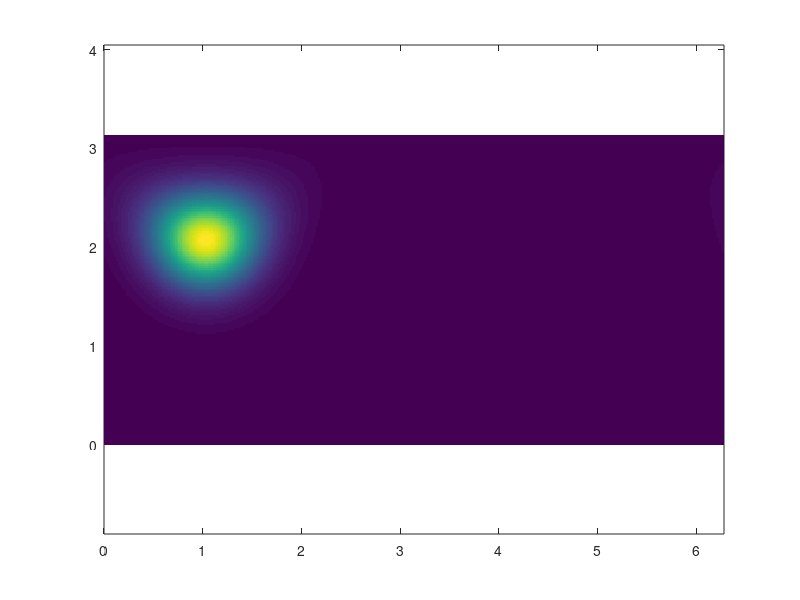
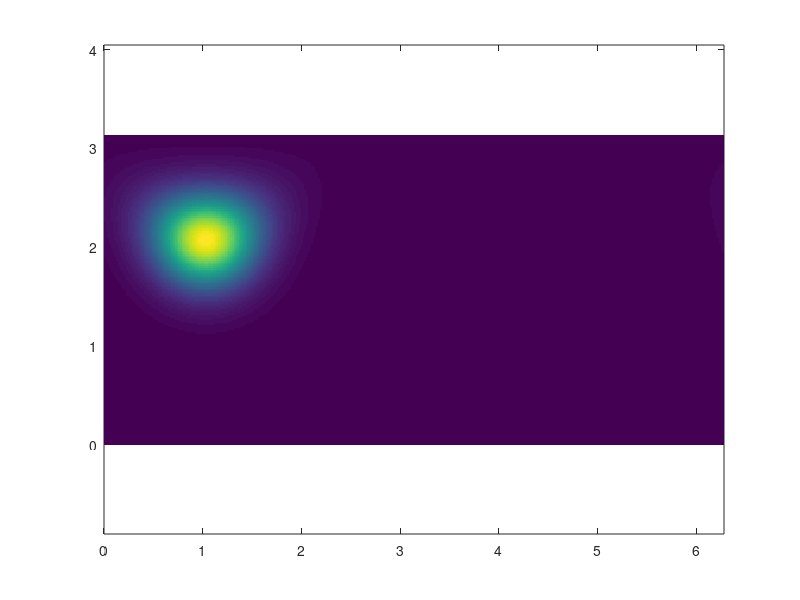

Source code (MATLAB) for these figures, in order:
function spherical_gaussian

look_azimuths = linspace(0,360,360)*pi/180;
look_elevations = linspace(0,180,180)*pi/180;
lobe_azimuth = 58.715*pi/180;
lobe_elevation = 118.305*pi/180;
lobe_vector = [sin(lobe_elevation)*cos(lobe_azimuth), sin(lobe_elevation)*sin(lobe_azimuth), cos(lobe_elevation)];
lobe_sharpness = 10;
lobe_amplitude = 2;
lobe_values = zeros(length(look_elevations), length(look_azimuths));

for elev_idx = 1:length(look_elevations)
    for azim_idx = 1:length(look_azimuths)
        look_vector = [sin(look_elevations(elev_idx))*cos(look_azimuths(azim_idx)), sin(look_elevations(elev_idx))*sin(look_azimuths(azim_idx)), cos(look_elevations(elev_idx))];
        lobe_values(elev_idx, azim_idx) = lobe_amplitude*exp(lobe_sharpness*(lobe_vector*look_vector' - 1));
    end
end

min_lobe = min(lobe_values(:));
max_lobe = max(lobe_values(:));
lobe_values = (lobe_values-min_lobe)/(max_lobe-min_lobe);
% lobe_values = lobe_values*(lobe_amplitude-1) + 1;

% x_space = zeros(length(look_elevations), length(look_azimuths));
% y_space = zeros(length(look_elevations), length(look_azimuths));
% z_space = zeros(length(look_elevations), length(look_azimuths));
% for elev_idx = 1:length(look_elevations);
%     for azim_idx = 1:length(look_azimuths);
%         x_space(elev_idx, azim_idx) = sin(look_elevations(elev_idx))*cos(look_azimuths(azim_idx));
%         y_space(elev_idx, azim_idx) = sin(look_elevations(elev_idx))*sin(look_azimuths(azim_idx));
%         z_space(elev_idx, azim_idx) = cos(look_elevations(elev_idx));
%     end
% end
% 
% h2 = surf(x_space,y_space,z_space,lobe_values);
% set(h2,'EdgeColor', 'none');
% axis equal;
% view(135,30)

figure;
h = pcolor(look_azimuths, look_elevations, lobe_values);
set(h,'EdgeColor', 'none');
axis equal;

lobe_values_x = zeros(length(look_elevations), length(look_azimuths));
lobe_values_y = zeros(length(look_elevations), length(look_azimuths));
lobe_values_z = zeros(length(look_elevations), length(look_azimuths));
for elev_idx = 1:length(look_elevations)
    for azim_idx = 1:length(look_azimuths)
        lobe_values_x(elev_idx, azim_idx) = sin(look_elevations(elev_idx))*cos(look_azimuths(azim_idx));
        lobe_values_y(elev_idx, azim_idx) = sin(look_elevations(elev_idx))*sin(look_azimuths(azim_idx));
        lobe_values_z(elev_idx, azim_idx) = cos(look_elevations(elev_idx));
    end
end
lobe_values = lobe_values_x*lobe_vector(1) + lobe_values_y*lobe_vector(2) + lobe_values_z*lobe_vector(3);
lobe_values = lobe_amplitude*exp(lobe_sharpness*(lobe_values-1));
figure;
h = pcolor(look_azimuths, look_elevations, lobe_values);
set(h,'EdgeColor', 'none');
axis equal;

end